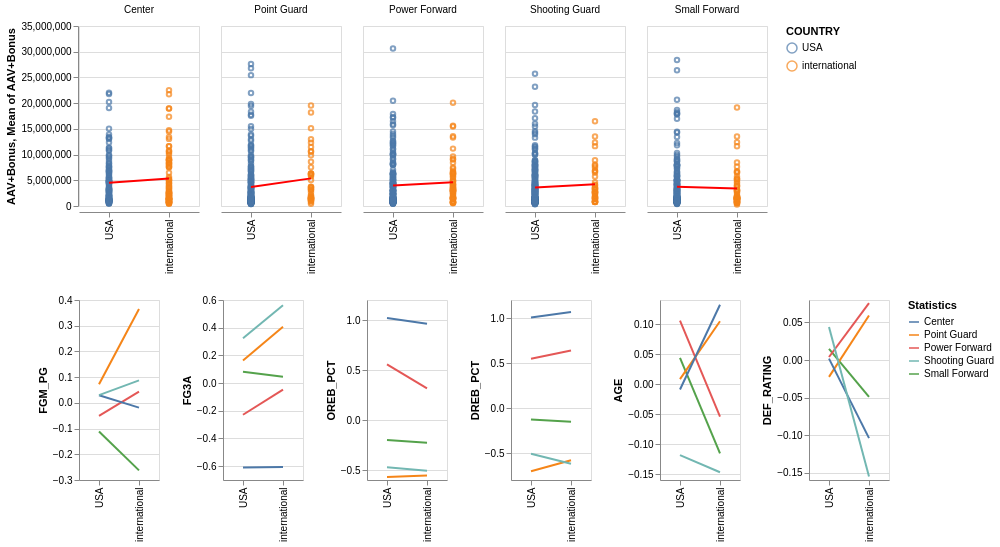

Notebook code cell kept with this figure:
### Markdown cell above
In our next step, we will generate a line chart. We will represent mean statistical performance metrics on the Y-axis, with different positions being distinguished by colors. The X-axis will represent countries, and we will create separate plots for each performance statistic

### Code cell
# Create a chart for FGM_PG
FGM_PG = alt.Chart(bio_salary_stats_norm).mark_line().encode(
    alt.X('COUNTRY:N',title= None),
    alt.Y('mean(FGM_PG)', title='FGM_PG'),  # Use title to set the legend label
    color=alt.Color('Positions:N', legend=alt.Legend(title='Statistics')),  # Color by Positions
).properties(
    width=80,
    height=180
)

# Create a chart for FG3A
FG3A = alt.Chart(bio_salary_stats_norm).mark_line().encode(
    alt.X('COUNTRY:N',title= None),
    alt.Y('mean(FG3A)', title='FG3A'),
    color=alt.Color('Positions:N', legend=None),  
).properties(
    width=80,
    height=180
)

# Create a chart for OREB
OREB = alt.Chart(bio_salary_stats_norm).mark_line().encode(
    alt.X('COUNTRY:N',title= None),
    alt.Y('mean(OREB_PCT)', title='OREB_PCT'),
    color=alt.Color('Positions:N', legend=None),  # Disable legend for OREB
).properties(
    width=80,
    height=180
)

# Create a chart for DREB
DREB = alt.Chart(bio_salary_stats_norm).mark_line().encode(
    alt.X('COUNTRY:N',title= None),
    alt.Y('mean(DREB_PCT)', title='DREB_PCT'),
    color=alt.Color('Positions:N', legend=None),  # Disable legend for DREB
).properties(
    width=80,
    height=180
)

# Create a chart for E_USG_PCT
AGE = alt.Chart(bio_salary_stats_norm).mark_line().encode(
    alt.X('COUNTRY:N',title= None),
    alt.Y('mean(AGE)', title='AGE'),
    color=alt.Color('Positions:N', legend=None),  # Disable legend for E_USG_PCT
).properties(
    width=80,
    height=180
)

# Create a chart for DEF_RATING
DEF_RATING = alt.Chart(bio_salary_stats_norm).mark_line().encode(
    alt.X('COUNTRY:N', title= None),
    alt.Y('mean(DEF_RATING)', title='DEF_RATING'),
    color=alt.Color('Positions:N', legend=None),  # Disable legend for DEF_RATING
).properties(
    width=80,
    height=180
)

# Combine the charts horizontally
combined_chart = FGM_PG | FG3A | OREB | DREB | AGE | DEF_RATING
(salary_chart&combined_chart).resolve_scale(color='independent')

### Figure 1 — Vega-Lite specification as saved in the notebook (floating-point values rounded to 4 significant figures; data arrays with more than 128 entries replaced by an {"elided": "..."} marker saying what was removed)
{"config": {"view": {"continuousWidth": 400, "continuousHeight": 300}}, "vconcat": [{"data": {"name": "data-148cd084d13f1156d6dd4bde27c4e21b"}, "facet": {"column": {"field": "Positions", "title": null, "type": "nominal"}}, "spec": {"layer": [{"mark": {"type": "point", "size": 20}, "encoding": {"color": {"field": "COUNTRY", "type": "nominal"}, "x": {"field": "COUNTRY", "title": null, "type": "nominal"}, "y": {"field": "AAV+Bonus", "type": "quantitative"}}, "height": 180, "width": 120}, {"mark": {"type": "line", "color": "red"}, "encoding": {"x": {"field": "COUNTRY", "title": null, "type": "nominal"}, "y": {"aggregate": "mean", "field": "AAV+Bonus", "type": "quantitative"}}}]}}, {"hconcat": [{"mark": "line", "encoding": {"color": {"field": "Positions", "legend": {"title": "Statistics"}, "type": "nominal"}, "x": {"field": "COUNTRY", "title": null, "type": "nominal"}, "y": {"aggregate": "mean", "field": "FGM_PG", "title": "FGM_PG", "type": "quantitative"}}, "height": 180, "width": 80}, {"mark": "line", "encoding": {"color": {"field": "Positions", "legend": null, "type": "nominal"}, "x": {"field": "COUNTRY", "title": null, "type": "nominal"}, "y": {"aggregate": "mean", "field": "FG3A", "title": "FG3A", "type": "quantitative"}}, "height": 180, "width": 80}, {"mark": "line", "encoding": {"color": {"field": "Positions", "legend": null, "type": "nominal"}, "x": {"field": "COUNTRY", "title": null, "type": "nominal"}, "y": {"aggregate": "mean", "field": "OREB_PCT", "title": "OREB_PCT", "type": "quantitative"}}, "height": 180, "width": 80}, {"mark": "line", "encoding": {"color": {"field": "Positions", "legend": null, "type": "nominal"}, "x": {"field": "COUNTRY", "title": null, "type": "nominal"}, "y": {"aggregate": "mean", "field": "DREB_PCT", "title": "DREB_PCT", "type": "quantitative"}}, "height": 180, "width": 80}, {"mark": "line", "encoding": {"color": {"field": "Positions", "legend": null, "type": "nominal"}, "x": {"field": "COUNTRY", "title": null, "type": "nominal"}, "y": {"aggregate": "mean", "field": "AGE", "title": "AGE", "type": "quantitative"}}, "height": 180, "width": 80}, {"mark": "line", "encoding": {"color": {"field": "Positions", "legend": null, "type": "nominal"}, "x": {"field": "COUNTRY", "title": null, "type": "nominal"}, "y": {"aggregate": "mean", "field": "DEF_RATING", "title": "DEF_RATING", "type": "quantitative"}}, "height": 180, "width": 80}], "data": {"name": "data-749b9fe16c5569aa2fa0d3a7b061d706"}}], "resolve": {"scale": {"color": "independent"}}, "$schema": "https://vega.github.io/schema/vega-lite/v4.17.0.json", "datasets": {"data-148cd084d13f1156d6dd4bde27c4e21b": {"elided": "1383 records"}, "data-749b9fe16c5569aa2fa0d3a7b061d706": {"elided": "1383 records"}}}
